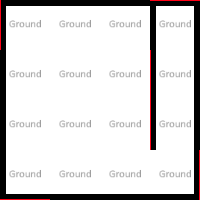

Rendered tile map (Tiled .tmx) drawn with the repository's tilesets; below, a short description and the full map source, tile grids included:
An orthogonal 4x4 tile map with 50x50 px tiles, 2 tile layers (Ground, Walls), 1 hidden layer not drawn, 2 tilesets and 3 objects (Lit, TabletteTransitionLevel4).

<map version="1.5" tiledversion="1.7.2" orientation="orthogonal" renderorder="left-up" compressionlevel="0" width="4" height="4" tilewidth="50" tileheight="50" infinite="0" nextlayerid="29" nextobjectid="68">
 <properties>
  <property name="NoAgents" type="bool" value="false" />
  <property name="NoSpawning" type="bool" value="false" />
 </properties>
 <tileset firstgid="1" source="../../_Tiled/Master.tsx" />
 <tileset firstgid="34" source="../../_Tiled/Deco.tsx" />
 <group id="5" name="Floor 0">
  <properties>
   <property name="Height" type="float" value="2.5" />
  </properties>
  <layer id="1" name="Ground" width="4" height="4">
   <properties>
    <property name="Materials" value="[ground]" />
    <property name="Walkable" type="bool" value="true" />
   </properties>
   <data encoding="csv">
4,4,4,4,
4,4,4,4,
4,4,4,4,
4,4,4,4
</data>
  </layer>
  <layer id="28" name="Ceiling" width="4" height="4" visible="0">
   <properties>
    <property name="AtCeiling" type="bool" value="true" />
    <property name="Materials" value="[ceiling]" />
   </properties>
   <data encoding="csv">
3,3,3,3,
3,3,3,3,
3,3,3,3,
3,3,3,3
</data>
  </layer>
  <layer id="3" name="Walls" width="4" height="4">
   <properties>
    <property name="ConnectToCeiling" type="bool" value="true" />
    <property name="Materials" value="[mainWalls]" />
   </properties>
   <data encoding="csv">
2684354566,3221225477,3221225477,3221225483,
2684354565,0,0,2684354567,
2684354565,0,0,2684354567,
6,5,5,1610612742
</data>
  </layer>
  <objectgroup id="4" name="Transitions">
   <object id="65" gid="8" x="150" y="200" width="50" height="50" rotation="-90">
    <properties>
     <property name="OneWay" type="bool" value="true" />
     <property name="TargetZone" value="Level4Room1" />
    </properties>
   </object>
  </objectgroup>
  <objectgroup id="27" name="Objects">
   <object id="66" name="Bed" type="Lit" gid="40" x="50" y="150" width="50" height="50">
    <properties>
     <property name="Rotate" value="0,90,0" />
     <property name="Y" type="int" value="1" />
    </properties>
   </object>
   <object id="67" type="TabletteTransitionLevel4" gid="40" x="73" y="78.6667" width="50" height="50">
    <properties>
     <property name="Scale" value="" />
     <property name="Y" type="int" value="2" />
    </properties>
   </object>
  </objectgroup>
 </group>
</map>
